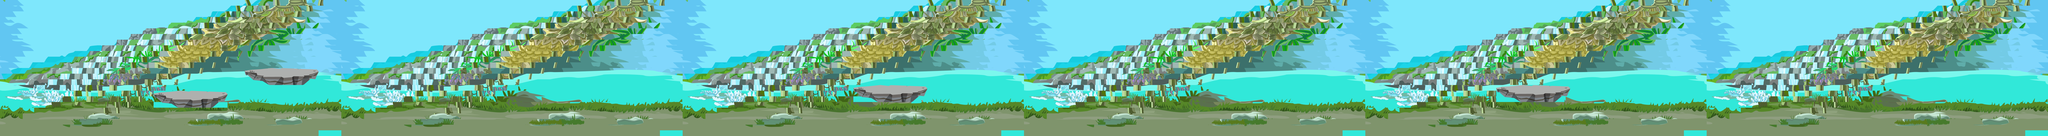

Below is a game level as drawn by its tile map, then a one-line description and the .tmx that defines it (tile-layer data replaced by summaries):
An orthogonal 360x24 tile map with 32x32 px tiles, 5 tile layers (Tile Layer 5, Tile Layer 4, Tile Layer 3, Tile Layer 2, ...), 6 tilesets and 4 objects (0, 1, 2, 3).

<map version="1.2" tiledversion="1.2.4" orientation="orthogonal" renderorder="right-down" width="360" height="24" tilewidth="32" tileheight="32" infinite="0" nextlayerid="7" nextobjectid="5">
 <tileset firstgid="1" source="1.tsx" />
 <tileset firstgid="1981" source="4.tsx" />
 <tileset firstgid="3961" source="5.tsx" />
 <tileset firstgid="5941" source="2.tsx" />
 <tileset firstgid="7921" source="7.tsx" />
 <tileset firstgid="9901" source="Pad_3_3.tsx" />
 <layer id="5" name="Tile Layer 5" width="360" height="24">
  <data>[8640 cells, 8640 non-empty, 1740 distinct tile ids]</data>
 </layer>
 <layer id="4" name="Tile Layer 4" width="360" height="24">
  <data>[8640 cells, 8640 non-empty, 1440 distinct tile ids]</data>
 </layer>
 <layer id="3" name="Tile Layer 3" width="360" height="24">
  <data>[8640 cells, 8640 non-empty, 1440 distinct tile ids]</data>
 </layer>
 <layer id="2" name="Tile Layer 2" width="360" height="24">
  <data>[8640 cells, 8640 non-empty, 1479 distinct tile ids]</data>
 </layer>
 <layer id="1" name="Lane" width="360" height="24">
  <data>[8640 cells, 772 non-empty, 133 distinct tile ids]</data>
 </layer>
 <objectgroup id="6" name="Monster">
  <object id="1" name="MC" type="0" x="268" y="638.667" />
  <object id="2" name="Kaisa" type="1" x="682.667" y="644" />
  <object id="3" name="Murad" type="2" x="1130.67" y="496" />
  <object id="4" name="Gold" type="3" x="1292" y="378.667" />
 </objectgroup>
</map>
